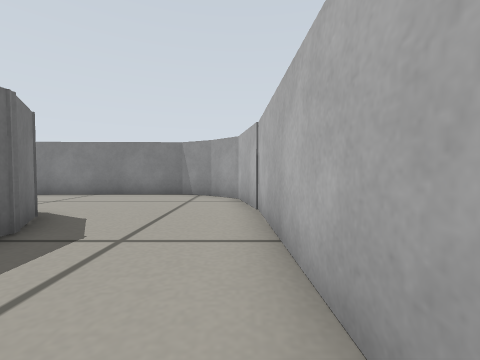
View 1 (above)

24 first-person views from a walk through a robot-simulator world made for Gazebo. The camera is 0.22 m above the floor, tilts 2° down and sees 90° across. The floor is counted in squares, 0.25 m on a side. Each view is taken from the middle of a square. On the plan, view 1 faces up. The plan holds only what a view shows up to about 10 squares ahead; the rest is blank.

View 2
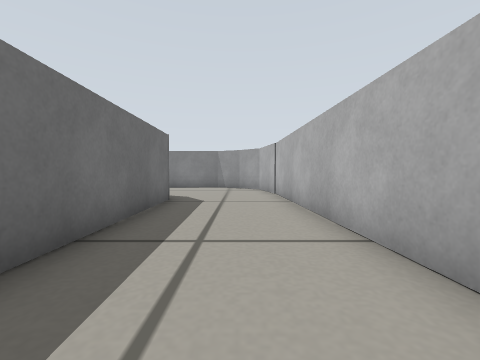

View 3
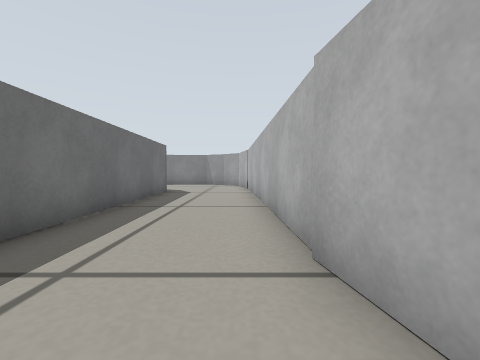

View 4
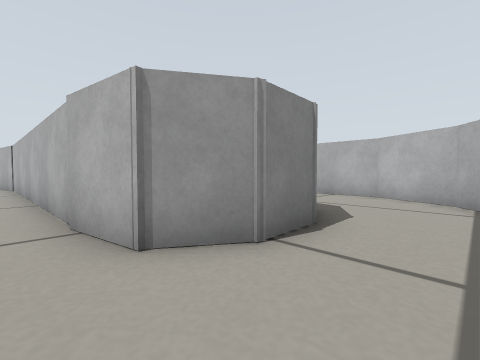

View 5
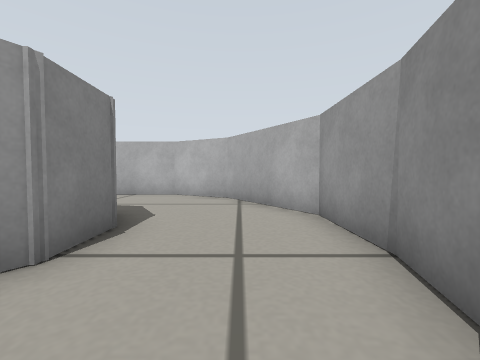

View 6
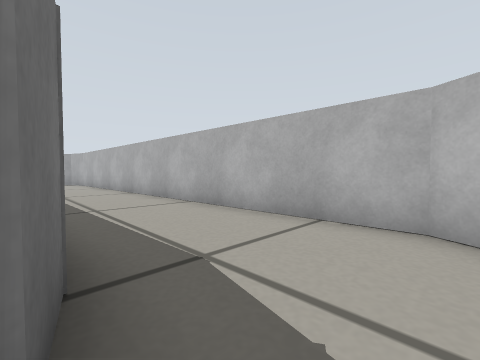

View 7
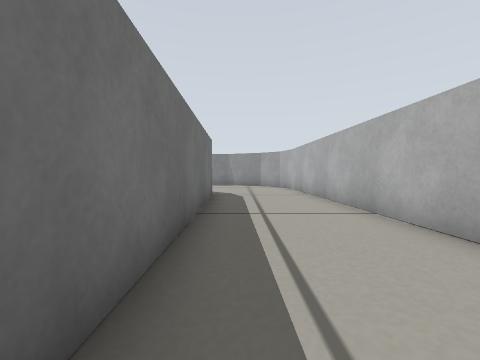

View 8
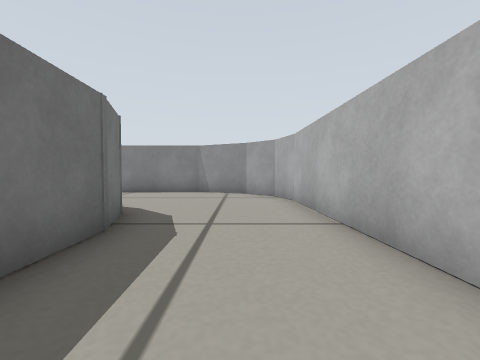

View 9
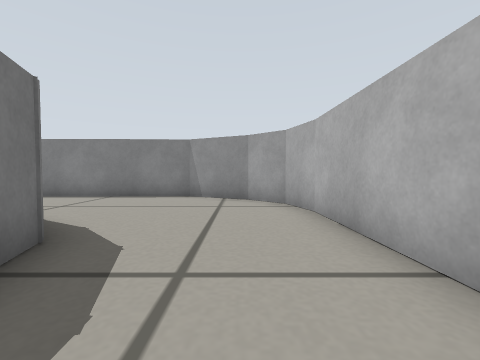

View 10
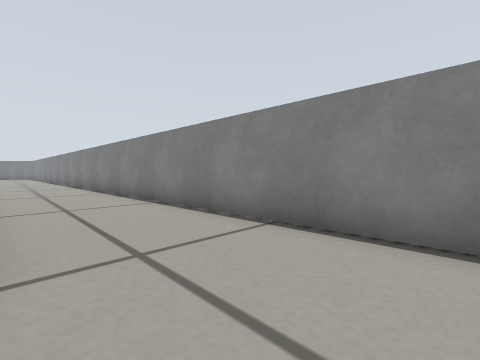

View 11
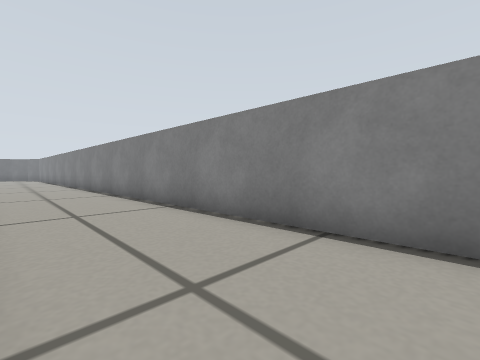

View 12
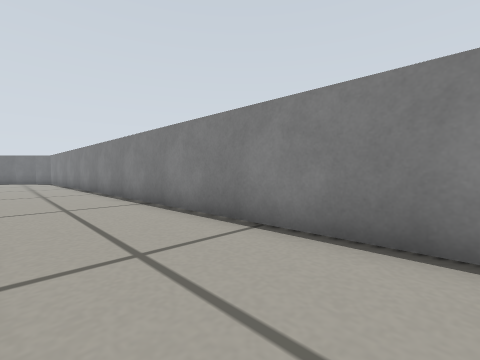

View 13
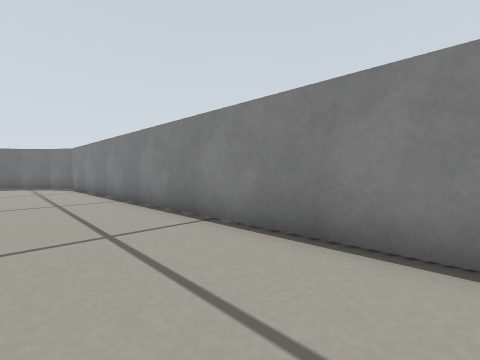

View 14
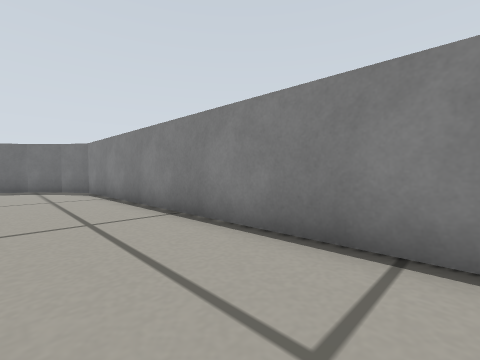

View 15
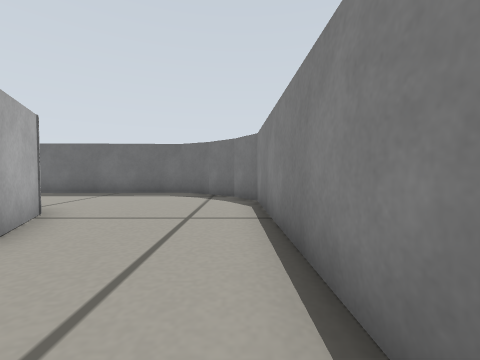

View 16
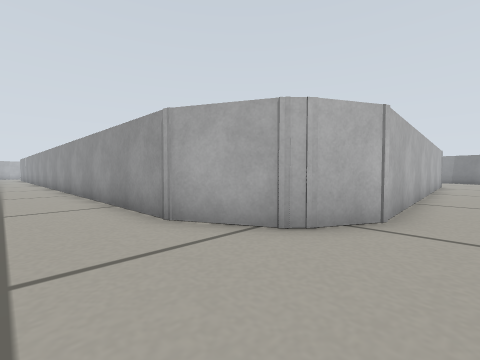

View 17
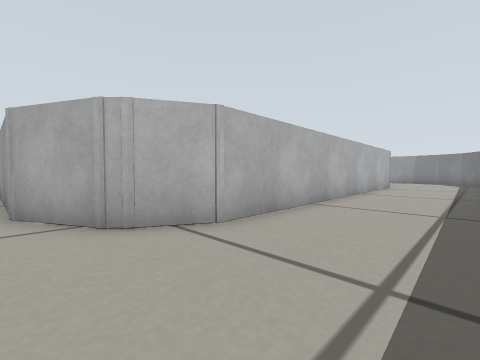

View 18
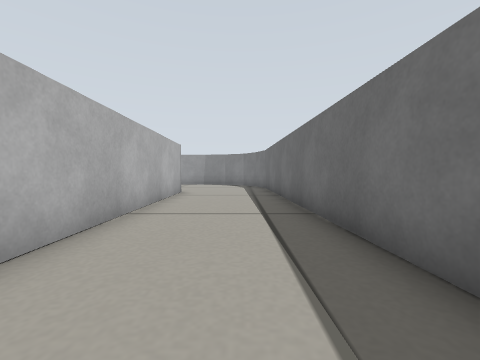

View 19
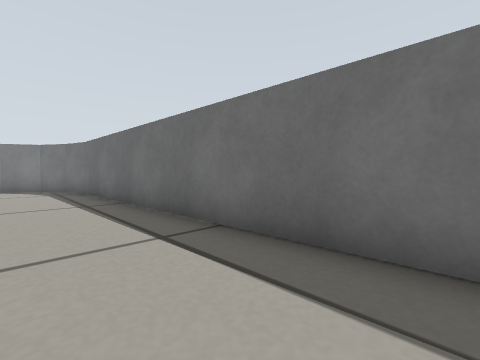

View 20
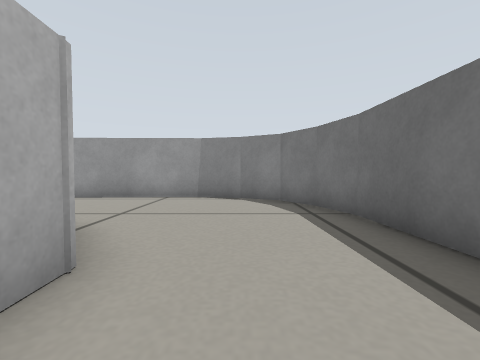

View 21
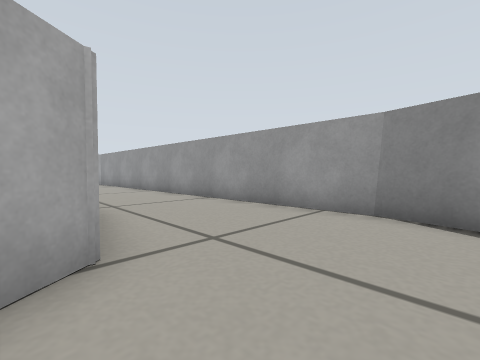

View 22
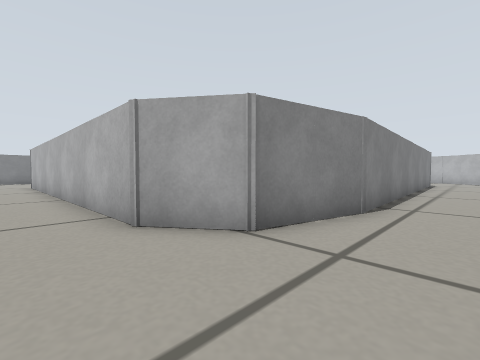

View 23
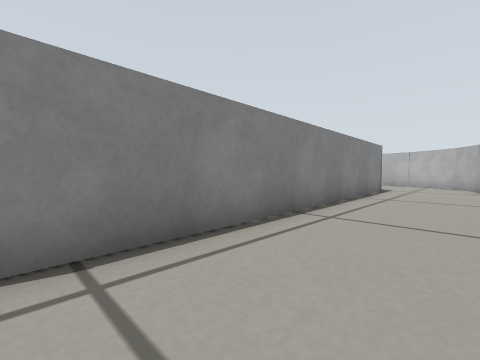

View 24
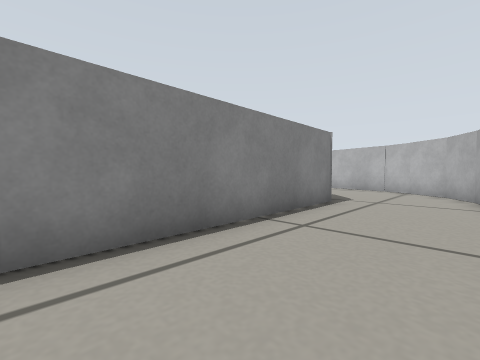

### Floor plan
Points are (right, up) in squares from view 1. A wall is a line through its corners. A room is listed if a view was taken in it or the views show most of it. See-through windows are left out.
Room 1 (views 1, 2)
walls: (-3.9, 4.6) (-3.2, 3.4) (-3, -4.1); (-1, 8.6) (-2.2, 9.3) (-7.8, 9.1); (0.8, -4.4) (0.4, 5.5) (0, 7.7) (-1.1, 8.7)
ways out: opening at (-0.5, -6.5) to room 2
Room 2 (views 3, 4, 5, 6, 7, 8, 9, 10, 11, 12, 13, 14, 15, 16, 17, 18, 19, 20, 21, 22, 23, 24)
walls: (-26.3, 7.5) (-25.9, 7.9) (-24, 8.9) (-15.8, 9.1); (4.5, 8.1) (5, 6.4); (5, 6.8) (5.2, -1.2); (-10.3, -7.9) (-22.8, -8.3); (-30.2, 10.8) (-30.9, 9.6) (-30.3, -8.8); (7.3, 12.5) (5.2, 13.5) (-28.1, 12.5) (-29.3, 11.8) (-30.3, 10.7); (-5.6, -9.2) (-5.3, -8.5); (-22.5, -8.3) (-25.4, -7.6) (-26.5, -6.1) (-26.9, 6.3) (-26.1, 7.8); (-8, -11) (-7.5, -10.9); (-7.7, -11) (-6.5, -10.2) (-5.6, -9); (5.3, -4.8) (5, -6.1); (3.8, -7) (2.3, -7.1) (1, -6.3) (0.7, -4.6); (1.3, -10.3) (2.5, -10.6); (2.4, -10.6) (4.8, -10.6) (8, -8.6) (9.1, -6.5) (8.6, 10.2) (8.2, 11.5) (7.2, 12.5); (-30.4, -8.7) (-29.9, -10.1); (-26.8, -12.2) (-18.8, -12); (-30, -10) (-29.2, -11.2) (-28, -11.9); (-28.1, -11.8) (-26.6, -12.2)
ways out: opening at (-0.5, -6.5) to room 1; opening at (-7, -8)

Positions as (right, up) in squares from view 1, and headings:
1: (0, 0), facing up
2: (-1, -4), facing up
3: (0, -7), facing up
4: (0, -9), facing up-right
5: (0, -9), facing right
6: (5, -7), facing up-right
7: (6, -2), facing up
8: (7, 3), facing up
9: (7, 5), facing up
10: (5, 10), facing up-left
11: (0, 10), facing up-left
12: (-7, 10), facing up-left
13: (-14, 10), facing up-left
14: (-17, 10), facing up-left
15: (-21, 12), facing left
16: (-28, 11), facing down-right
17: (-30, 9), facing down-right
18: (-29, 4), facing down
19: (-28, 2), facing down-left
20: (-28, -4), facing down
21: (-28, -7), facing down-right
22: (-28, -10), facing up-right
23: (-22, -11), facing up-right
24: (-17, -11), facing up-right
